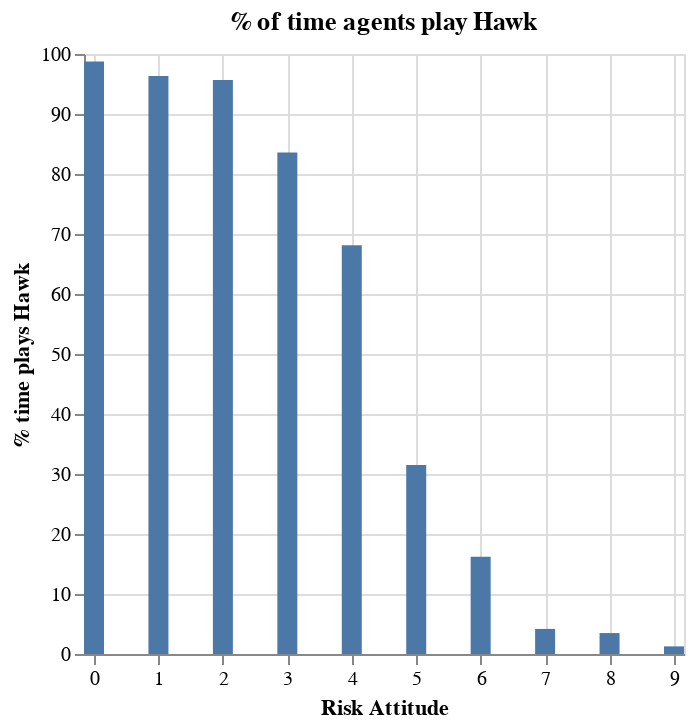

The cell this chart's notebook holds for it:
### Code cell
import altair as alt

alt.Chart(hawk_by_risk_attitude).mark_bar(width=10).encode(
    x=alt.X("risk_attitude", title="Risk Attitude").scale(domain=[0, 9]),                                                          
    y=alt.Y("pct_play_hawk", title="% time plays Hawk")
).properties(title="% of time agents play Hawk")

### Figure 1 — Vega-Lite specification as saved in the notebook (floating-point values rounded to 4 significant figures)
{"config": {"view": {"continuousWidth": 300, "continuousHeight": 300}}, "data": {"name": "data-8ae27c2426d467b7afd1dde0f6a337f1"}, "mark": {"type": "bar", "width": 10}, "encoding": {"x": {"field": "risk_attitude", "scale": {"domain": [0, 9]}, "title": "Risk Attitude", "type": "quantitative"}, "y": {"field": "pct_play_hawk", "title": "% time plays Hawk", "type": "quantitative"}}, "title": "% of time agents play Hawk", "$schema": "https://vega.github.io/schema/vega-lite/v5.20.1.json", "datasets": {"data-8ae27c2426d467b7afd1dde0f6a337f1": [{"risk_attitude": 0, "count": 355053, "sum": 350581, "pct_play_hawk": 98.74}, {"risk_attitude": 1, "count": 362889, "sum": 349522, "pct_play_hawk": 96.32}, {"risk_attitude": 2, "count": 356945, "sum": 341464, "pct_play_hawk": 95.66}, {"risk_attitude": 3, "count": 361025, "sum": 301738, "pct_play_hawk": 83.58}, {"risk_attitude": 4, "count": 372208, "sum": 253542, "pct_play_hawk": 68.12}, {"risk_attitude": 5, "count": 359406, "sum": 113174, "pct_play_hawk": 31.49}, {"risk_attitude": 6, "count": 363046, "sum": 58901, "pct_play_hawk": 16.22}, {"risk_attitude": 7, "count": 360965, "sum": 15092, "pct_play_hawk": 4.181}, {"risk_attitude": 8, "count": 353243, "sum": 12331, "pct_play_hawk": 3.491}, {"risk_attitude": 9, "count": 353820, "sum": 4497, "pct_play_hawk": 1.271}]}}
